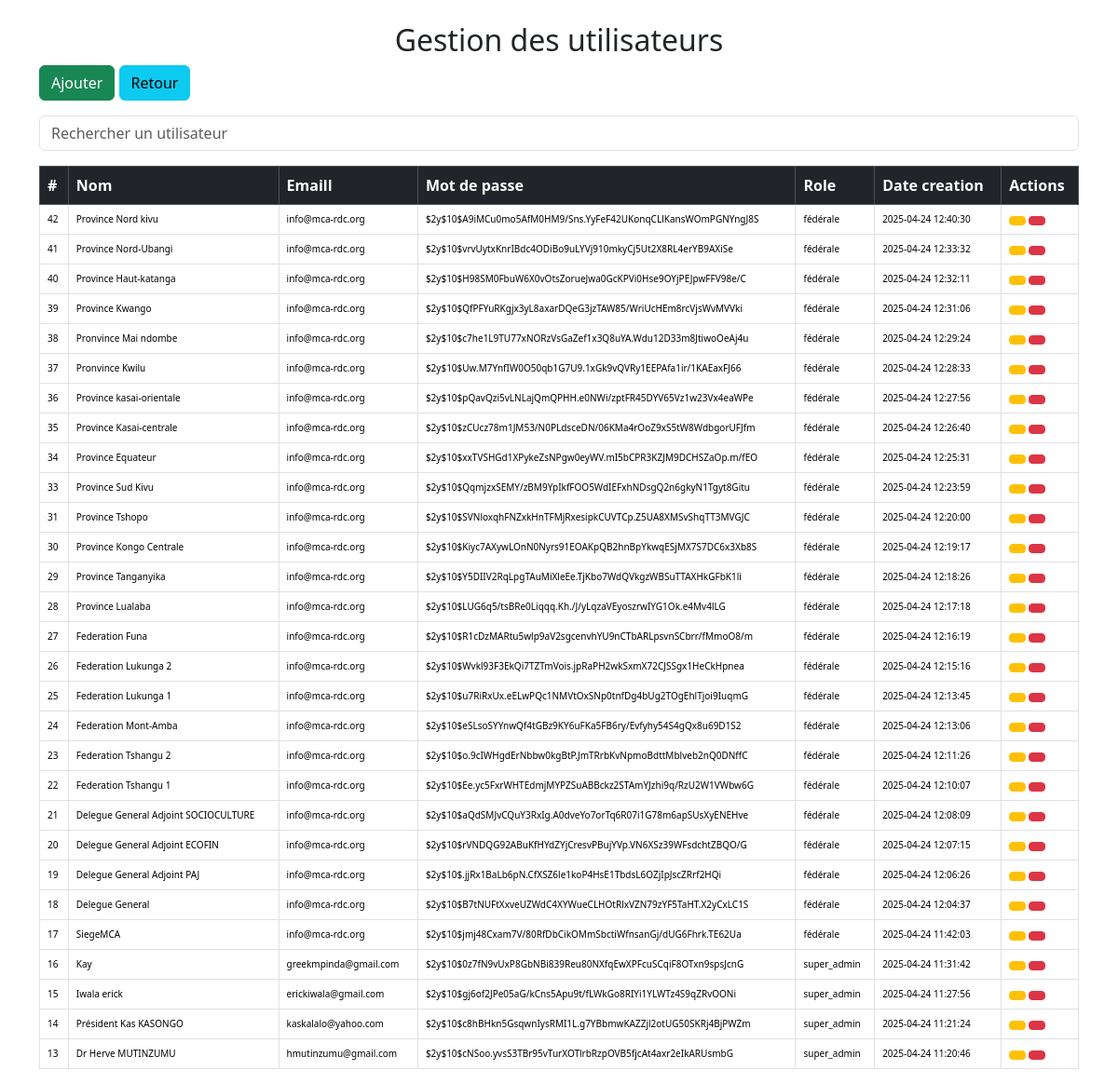
Before: /gestion_utilisateurs.php (signed in) with the older database file.
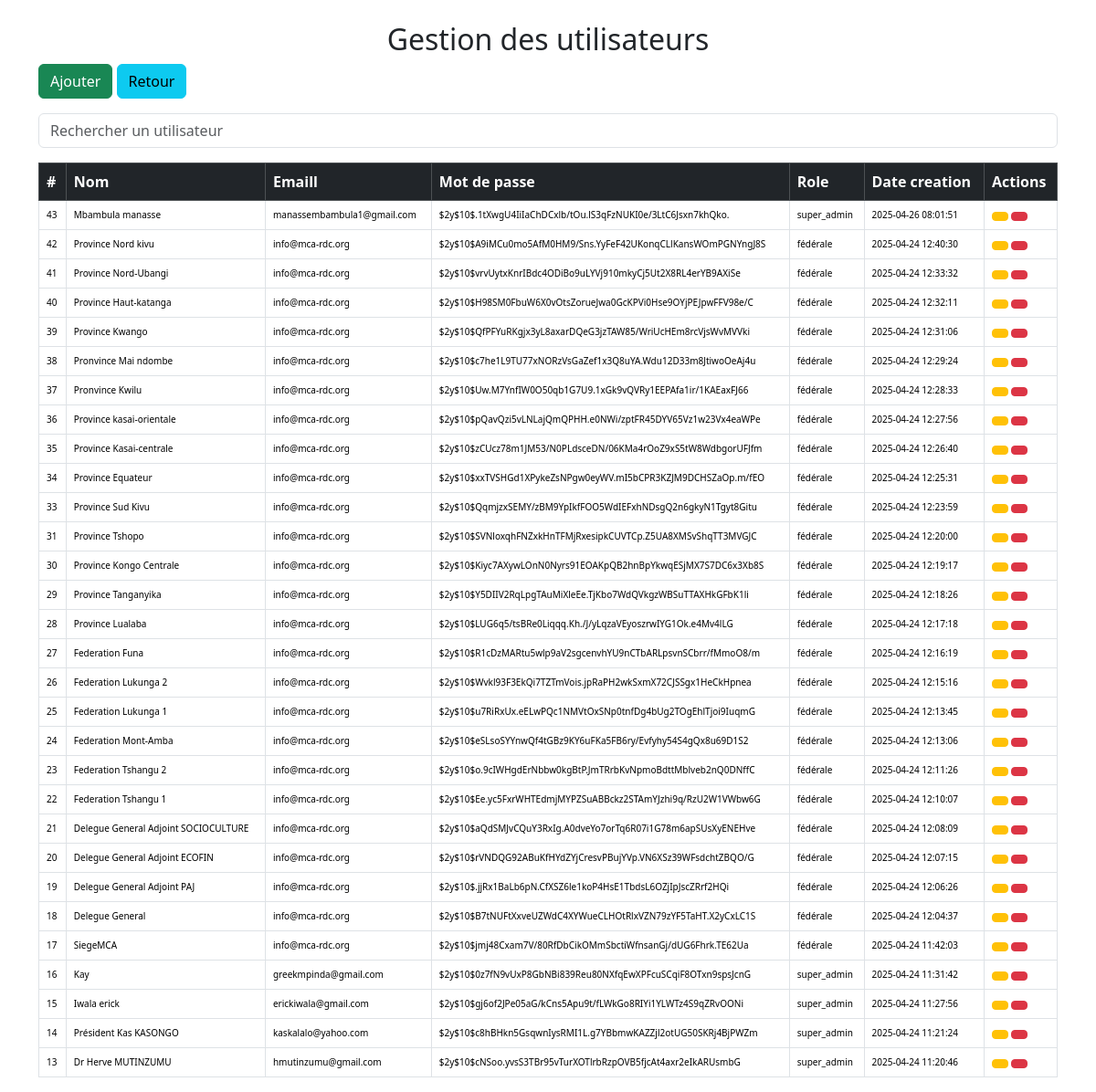
After: the same page with the newer database file.
### tables this page shows
CREATE TABLE IF NOT EXISTS `utilisateurs` (
  `id` int NOT NULL AUTO_INCREMENT,
  `nom` varchar(100) NOT NULL,
  `email` varchar(100) NOT NULL,
  `mot_de_passe` varchar(255) NOT NULL,
  `role` enum('super_admin','admin','fédérale') NOT NULL DEFAULT 'fédérale',
  `date_creation` timestamp NULL DEFAULT CURRENT_TIMESTAMP,
  PRIMARY KEY (`id`)
);

### gestion_utilisateurs.php (the view, shortened to what this page needs)
<?php
require 'config.php';
?>
<!DOCTYPE html>
<html lang="fr">
<head>
    <link rel="stylesheet" href="assets/css/bootstrap.min.css">
    <link href="assets/tabler-icons/tabler-icons.css" rel="stylesheet">
</head>
<body>
<div class="container mt-4">
    <h2 class="text-center">Gestion des utilisateurs</h2>
    <a href="ajouter_utilisateur.php" class="btn btn-success" ><i class="ti ti-plus"></i>Ajouter</a>
    <a href="dashboard.php" class="btn btn-info"><i class="ti ti-arrow-back-up"></i>Retour</a>
    <input type="text" id="search" class="form-control my-3" placeholder="Rechercher un utilisateur">
    <table class="table table-bordered table-hover">
        <thead class="table-dark">
            <tr>
                <th>#</th>
                <th>Nom</th>
                <th>Emaill</th>
                <th>Mot de passe</th>
                <th>Role</th>
                <th>Date creation</th>
                <th>Actions</th>
            </tr>
        </thead>
        <tbody id="actualiteTable"  style="font-size:10px">
            <?php
            $sql = "SELECT * FROM utilisateurs ORDER BY date_creation DESC";
            $result = $conn->query($sql);
            while ($row = $result->fetch_assoc()) {
                echo "<tr>
                        <td>{$row['id']}</td>
                        <td>{$row['nom']}</td>
                        <td>{$row['email']}</td>
                        <td>{$row['mot_de_passe']}</td>
                        <td>{$row['role']}</td>
                          <td>{$row['date_creation']}</td>
                        <td>
                            <a href='modifier_utilisateur.php?id={$row['id']}' class='btn btn-warning btn-sm' style='font-size:10px'><i class='ti ti-edit'></i></a>
                            <button class='btn btn-danger btn-sm delete-btn' data-id='{$row['id']}' style='font-size:10px'><i class='ti ti-trash'></i></button>
                        </td>
                      </tr>";
            }
            ?>
        </tbody>
    </table>
</div>
</body>
</html>

Changed rows visible on the page:
added utilisateurs: id "43", nom "Mbambula manasse", email "manassembambula1@gmail.com", mot_de_passe "$2y$10$.1tXwgU4IiIaChDCxlb/tOu.lS3qFzNUKI0e/3LtC6Jsxn7khQko.", role "super_admin", date_creation "2025-04-26 08:01:51"
